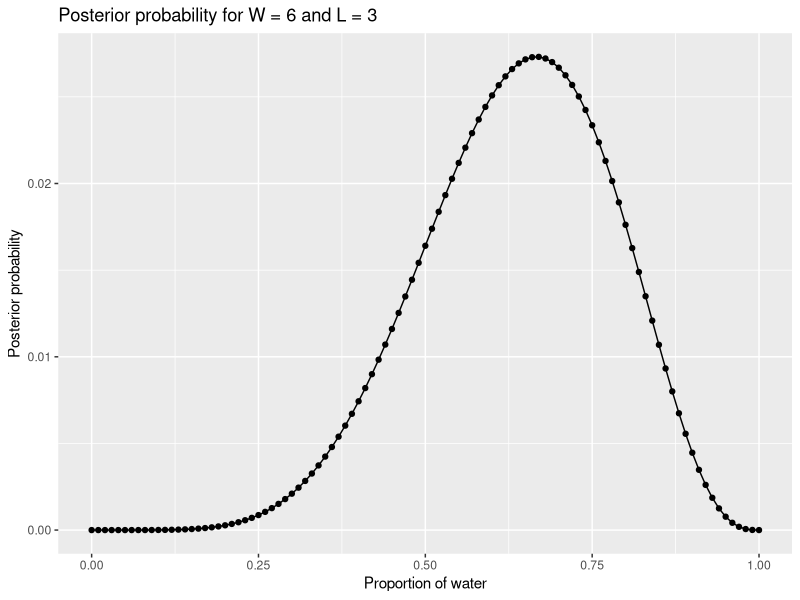
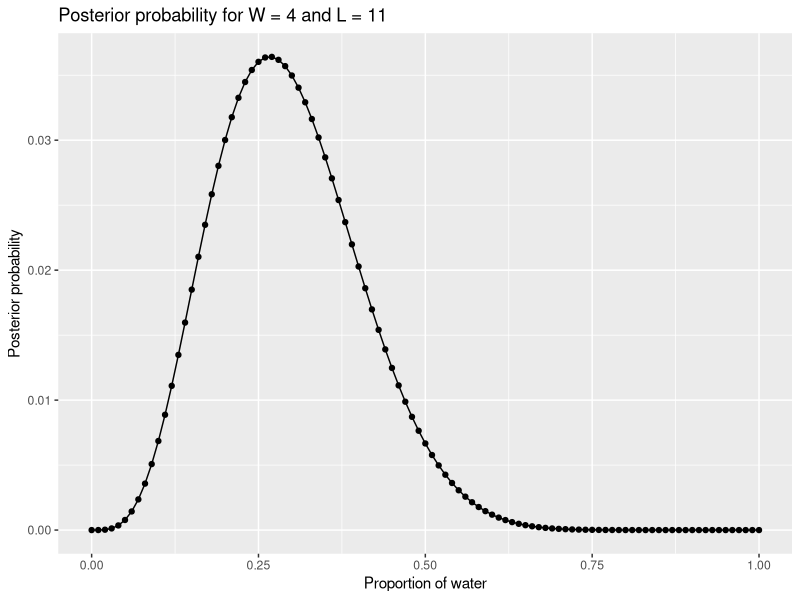
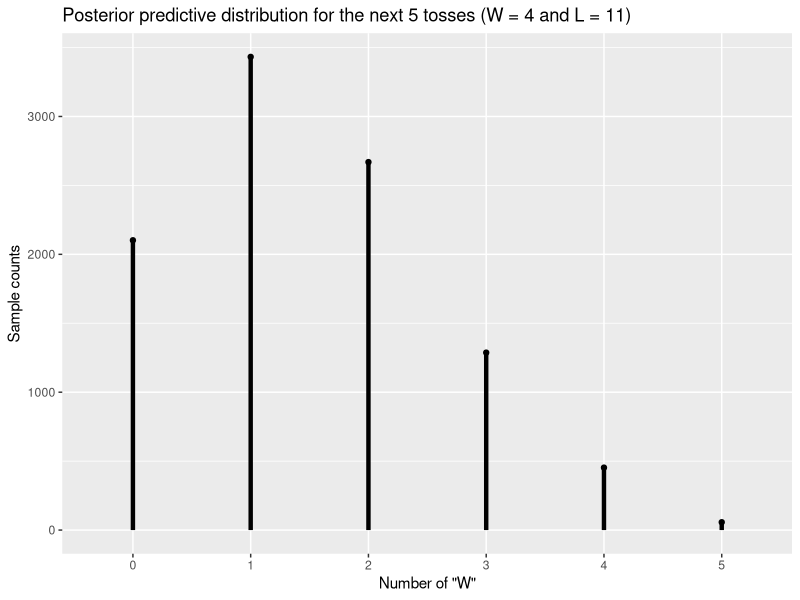
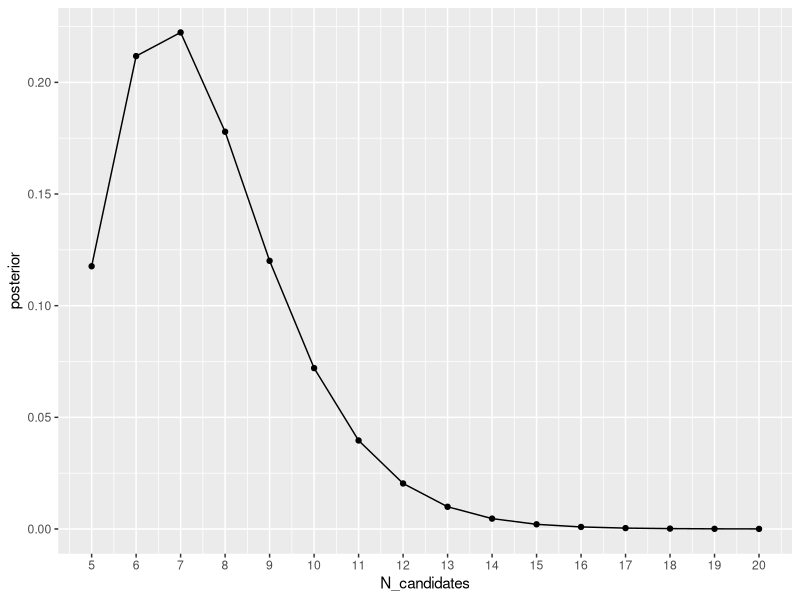

R code for these plots, in order:
## ---- chunk 1
#| message: false
library(dplyr)
library(glue)
library(ggplot2)
options(scipen = 999)
## ---- chunk 2
compute_posterior <- function(W, L, buckets=100){
  N <- W + L
  step = 1/buckets
  p <- seq(0, 1, by = step)
  
  # P(p|W,L) = P(W,L|p)P(p) / P(W,L)
  likelihood <- sapply(p, function(x) dbinom(W, N, x) * step)
  posterior = likelihood / sum(likelihood)
  
  return(tibble(p, likelihood, posterior))
}
## ---- chunk 3
W <- 6
L <- 3
precision <- 100
df_posterior = compute_posterior(W, L, precision)

ggplot(data=df_posterior) +
  geom_line(aes(x=p, y=posterior)) +
  geom_point(aes(x=p, y=posterior)) +
  labs(x = "Proportion of water",
       y = "Posterior probability",
       title = glue("Posterior probability for W = {W} and L = {L}"))

## ---- chunk 4
W <- 4
L <- 11
precision <- 100
df_posterior = compute_posterior(W, L, precision)

df_posterior %>% 
  mutate_all(.f=round, digits=3)
## ---- chunk 5
# Plot function approximation
ggplot(data=df_posterior) +
  geom_line(aes(x=p, y=posterior)) +
  geom_point(aes(x=p, y=posterior)) +
  labs(x = "Proportion of water",
       y = "Posterior probability",
       title = glue("Posterior probability for W = {W} and L = {L}"))

## ---- chunk 6
W <- 4
L <- 11
precision <- 100
df_posterior = compute_posterior(W, L, precision)

next_sample_size = 5
nsims = 1e4

# Estimate probability
p <- df_posterior$p
posterior <- df_posterior$posterior
sampled_p = sample(p, size=nsims, replace=T, prob = posterior)

pred_tosses = sapply(
  sampled_p,
  function(q){    
    sample(
        c("W", "L"), 
        size = next_sample_size,
        replace = T, 
        prob = c(q, 1-q)
      ) %>% 
      {. == "W"} %>%
      sum()
  }
)

sample_counts <- table(pred_tosses) %>% as_tibble()

ggplot(data = sample_counts) +
  geom_point(aes(x=pred_tosses, y=n)) +
  geom_segment(aes(x=pred_tosses, xend=pred_tosses,
                   y=0, yend=n),
               linewidth=1.5
  ) +
  labs(x = "Number of \"W\"",
       y = "Sample counts",
       title = glue("Posterior predictive distribution for the next 5 tosses (W = {W} and L = {L})"))
## ---- chunk 7
#P(W>=3)
sample_counts %>% 
  mutate(prob= n / sum(n)) %>% 
  filter( as.numeric(pred_tosses) >= 3) %>% 
  summarise(prob_gte_3= sum(prob))
## ---- chunk 8
compute_posterior_N <- function(W, p, N_candidates){
  likelihood <- sapply(N_candidates,function(n) dbinom(W, n, p))
  posterior <- likelihood/sum(likelihood)
  
  return(tibble(N = N_candidates, likelihood, posterior))
}

## ---- chunk 9
W <- 5
p <- 0.7
N_candidates <- W:(W+15)
df_N_posterior <- compute_posterior_N(W, p, N_candidates)

df_N_posterior %>% 
  mutate_all(.f=round, digits=3)
## ---- chunk 10
W <- 5
p <- 0.7
N_candidates <- W:(W+15)
df_N_posterior <- compute_posterior_N(W, p, N_candidates)

ggplot(data=df_N_posterior) +
  geom_line(aes(x=N_candidates, y=posterior)) +
  geom_point(aes(x=N_candidates, y=posterior)) +
  scale_x_continuous(breaks=N_candidates)
